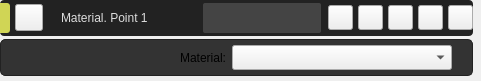
<?xml version="1.0" encoding="UTF-8"?>
<ui version="4.0">
 <class>FormDrawMaterialPointCard</class>
 <widget class="QWidget" name="FormDrawMaterialPointCard">
  <property name="geometry">
   <rect>
    <x>0</x>
    <y>0</y>
    <width>481</width>
    <height>81</height>
   </rect>
  </property>
  <property name="sizePolicy">
   <sizepolicy hsizetype="Preferred" vsizetype="Preferred">
    <horstretch>0</horstretch>
    <verstretch>0</verstretch>
   </sizepolicy>
  </property>
  <property name="windowTitle">
   <string>Form</string>
  </property>
  <property name="styleSheet">
   <string notr="true">/*Colores primarios*/
/* 
gris oscuro #222222 #333333 #444444
gris claro #999999 #DDDDDD
verde claro #C8CC8E
vinotinto #742427
*/
/*Colores secundarios */
/* 
Azules #36C9C6 #00BDB9 #77ACA2
rojos #910D3F #C70039 #F94646
naranjas #D34E24 #F28123 #F7F052
*/

/* Funetes/*

/*
italic: font: italic 9pt &quot;Ubuntu&quot;;
regular: font: 9pt &quot;Ubuntu&quot;;
light: font: 300 9pt &quot;Ubuntu&quot;;
medium: font: 500 9pt &quot;Ubuntu&quot;;
bold: font: 700 9pt &quot;Ubuntu&quot;;
*/

/****************************************************************************************************************************************************/


QLabel#label_cardNameMaterialPoint{
font: 500 9pt &quot;Ubuntu&quot;;
color: #DDDDDD;
margin-left: 10px;
}

QFrame#frame_card{
background: #222222;
border-radius:4px
}
QFrame#frame_color{
background: #D0D555;
border-top-right-radius:3px;
border-bottom-right-radius: 3px
}


QToolButton[style_material_point_card_button=&quot;1&quot;]{
background-color: transparent;
border: 1px solid #222222;
border-radius: 3px ;
}

QToolButton[style_material_point_card_button=&quot;1&quot;]:hover{ 
background-color: #444444;
}

QToolButton[style_material_point_card_button=&quot;1&quot;]:pressed{
border-top: 2px solid #222222;
border-left: 2px solid #222222;
}  


QLineEdit#lineEdit_nameMaterialPoint{
font: 9pt &quot;Ubuntu&quot;;
color: #DDDDDD;
background-color: #444444;
border-radius: 2px ;
padding-right: 6px;
padding-left: 6px;

}



QFrame#frame_edit{
background: #333333;
border: 1px solid #222222;
border-radius: 5px
}




/*◘◘◘◘◘◘◘◘◘◘◘◘◘◘◘◘◘◘           QLabel           ◘◘◘◘◘◘◘◘◘◘◘◘◘◘◘◘◘◘◘◘◘◘◘*/

QLabel[QLabelStyle=&quot;1&quot;] {
font: 700 9pt &quot;Ubuntu&quot;;
color: #DDDDDD;
}

QLabel[QLabelStyle=&quot;2&quot;] {
font: 500 9pt &quot;Ubuntu&quot;;
color: #DDDDDD;
}

QLabel[QLabelStyle=&quot;3&quot;] {
font: 300 9pt &quot;Ubuntu&quot;;
color: #DDDDDD;
}



/*◘◘◘◘◘◘◘◘◘◘◘◘◘◘◘◘◘◘           QComboBox            ◘◘◘◘◘◘◘◘◘◘◘◘◘◘◘◘◘◘◘◘◘◘◘*/
QComboBox[QComboBoxStyle=&quot;1&quot;] {
    border: none;
    background-color: #444444;
	color: #DDDDDD;
    border-radius: 2px;
    padding: 5px;
	font:  9pt &quot;Ubuntu&quot;;
    selection-background-color: #808080;
}
QComboBox[QComboBoxStyle=&quot;1&quot;] QAbstractItemView {
    border: none;
    background-color: #404040;
    color: white;
    selection-background-color: #808080;
    font: 700 9pt &quot;Ubuntu&quot;;
}



QComboBox[QComboBoxStyle=&quot;2&quot;] {
    border: none;
    background-color: transparent;
	color: #DDDDDD;
    border-radius: 2px;
    padding: 5px;
	font:  9pt &quot;Ubuntu&quot;;
    selection-background-color: #808080;
}

QComboBox[QComboBoxStyle=&quot;2&quot;]::down-arrow {
    /* Para ocultar la flecha de selección */
    width: 0;
    height: 0;
    padding: 0;
    border: none;
}


</string>
  </property>
  <layout class="QVBoxLayout" name="verticalLayout">
   <property name="spacing">
    <number>3</number>
   </property>
   <property name="leftMargin">
    <number>0</number>
   </property>
   <property name="topMargin">
    <number>0</number>
   </property>
   <property name="rightMargin">
    <number>8</number>
   </property>
   <property name="bottomMargin">
    <number>5</number>
   </property>
   <item>
    <widget class="QFrame" name="frame_card">
     <property name="sizePolicy">
      <sizepolicy hsizetype="Preferred" vsizetype="Fixed">
       <horstretch>0</horstretch>
       <verstretch>0</verstretch>
      </sizepolicy>
     </property>
     <property name="minimumSize">
      <size>
       <width>0</width>
       <height>0</height>
      </size>
     </property>
     <property name="maximumSize">
      <size>
       <width>16777215</width>
       <height>16777215</height>
      </size>
     </property>
     <property name="frameShape">
      <enum>QFrame::StyledPanel</enum>
     </property>
     <property name="frameShadow">
      <enum>QFrame::Raised</enum>
     </property>
     <layout class="QHBoxLayout" name="horizontalLayout">
      <property name="spacing">
       <number>5</number>
      </property>
      <property name="leftMargin">
       <number>0</number>
      </property>
      <property name="topMargin">
       <number>3</number>
      </property>
      <property name="rightMargin">
       <number>0</number>
      </property>
      <property name="bottomMargin">
       <number>3</number>
      </property>
      <item>
       <widget class="QFrame" name="frame_color">
        <property name="minimumSize">
         <size>
          <width>10</width>
          <height>30</height>
         </size>
        </property>
        <property name="maximumSize">
         <size>
          <width>10</width>
          <height>30</height>
         </size>
        </property>
        <property name="frameShape">
         <enum>QFrame::StyledPanel</enum>
        </property>
        <property name="frameShadow">
         <enum>QFrame::Raised</enum>
        </property>
       </widget>
      </item>
      <item>
       <widget class="QToolButton" name="toolButton_colorMaterialPoint">
        <property name="text">
         <string/>
        </property>
        <property name="icon">
         <iconset>
          <normaloff>../recursos/iconos/iconos_menu_draw_mesh/colo_picker.svg</normaloff>../recursos/iconos/iconos_menu_draw_mesh/colo_picker.svg</iconset>
        </property>
        <property name="iconSize">
         <size>
          <width>20</width>
          <height>20</height>
         </size>
        </property>
        <property name="arrowType">
         <enum>Qt::NoArrow</enum>
        </property>
        <property name="style_material_point_card_button" stdset="0">
         <string>1</string>
        </property>
       </widget>
      </item>
      <item>
       <widget class="QLabel" name="label_cardNameMaterialPoint">
        <property name="sizePolicy">
         <sizepolicy hsizetype="Fixed" vsizetype="Preferred">
          <horstretch>0</horstretch>
          <verstretch>0</verstretch>
         </sizepolicy>
        </property>
        <property name="minimumSize">
         <size>
          <width>150</width>
          <height>0</height>
         </size>
        </property>
        <property name="maximumSize">
         <size>
          <width>160</width>
          <height>16777215</height>
         </size>
        </property>
        <property name="text">
         <string>Material. Point 1</string>
        </property>
        <property name="alignment">
         <set>Qt::AlignLeading|Qt::AlignLeft|Qt::AlignVCenter</set>
        </property>
       </widget>
      </item>
      <item>
       <widget class="QLineEdit" name="lineEdit_nameMaterialPoint">
        <property name="sizePolicy">
         <sizepolicy hsizetype="Fixed" vsizetype="Preferred">
          <horstretch>0</horstretch>
          <verstretch>0</verstretch>
         </sizepolicy>
        </property>
        <property name="minimumSize">
         <size>
          <width>0</width>
          <height>0</height>
         </size>
        </property>
        <property name="maximumSize">
         <size>
          <width>160</width>
          <height>16777215</height>
         </size>
        </property>
        <property name="text">
         <string/>
        </property>
       </widget>
      </item>
      <item>
       <spacer name="horizontalSpacer">
        <property name="orientation">
         <enum>Qt::Horizontal</enum>
        </property>
        <property name="sizeHint" stdset="0">
         <size>
          <width>40</width>
          <height>20</height>
         </size>
        </property>
       </spacer>
      </item>
      <item>
       <widget class="QToolButton" name="toolButton_okMaterialPoint">
        <property name="sizePolicy">
         <sizepolicy hsizetype="Fixed" vsizetype="Maximum">
          <horstretch>0</horstretch>
          <verstretch>0</verstretch>
         </sizepolicy>
        </property>
        <property name="minimumSize">
         <size>
          <width>25</width>
          <height>25</height>
         </size>
        </property>
        <property name="maximumSize">
         <size>
          <width>25</width>
          <height>25</height>
         </size>
        </property>
        <property name="font">
         <font>
          <family>Ubuntu</family>
          <pointsize>7</pointsize>
         </font>
        </property>
        <property name="styleSheet">
         <string notr="true"/>
        </property>
        <property name="text">
         <string/>
        </property>
        <property name="icon">
         <iconset>
          <normaloff>../recursos/iconos/iconos_generales/ok.svg</normaloff>../recursos/iconos/iconos_generales/ok.svg</iconset>
        </property>
        <property name="iconSize">
         <size>
          <width>15</width>
          <height>15</height>
         </size>
        </property>
        <property name="toolButtonStyle">
         <enum>Qt::ToolButtonIconOnly</enum>
        </property>
        <property name="style_material_point_card_button" stdset="0">
         <number>1</number>
        </property>
       </widget>
      </item>
      <item>
       <widget class="QToolButton" name="toolButton_exitMaterialPoint">
        <property name="sizePolicy">
         <sizepolicy hsizetype="Fixed" vsizetype="Maximum">
          <horstretch>0</horstretch>
          <verstretch>0</verstretch>
         </sizepolicy>
        </property>
        <property name="minimumSize">
         <size>
          <width>25</width>
          <height>25</height>
         </size>
        </property>
        <property name="maximumSize">
         <size>
          <width>25</width>
          <height>25</height>
         </size>
        </property>
        <property name="font">
         <font>
          <family>Ubuntu</family>
          <pointsize>7</pointsize>
         </font>
        </property>
        <property name="styleSheet">
         <string notr="true"/>
        </property>
        <property name="text">
         <string/>
        </property>
        <property name="icon">
         <iconset>
          <normaloff>../recursos/iconos/iconos_generales/exit_2.svg</normaloff>../recursos/iconos/iconos_generales/exit_2.svg</iconset>
        </property>
        <property name="iconSize">
         <size>
          <width>15</width>
          <height>15</height>
         </size>
        </property>
        <property name="toolButtonStyle">
         <enum>Qt::ToolButtonIconOnly</enum>
        </property>
        <property name="style_material_point_card_button" stdset="0">
         <number>1</number>
        </property>
       </widget>
      </item>
      <item>
       <widget class="QToolButton" name="toolButton_editMaterialPoint">
        <property name="sizePolicy">
         <sizepolicy hsizetype="Fixed" vsizetype="Maximum">
          <horstretch>0</horstretch>
          <verstretch>0</verstretch>
         </sizepolicy>
        </property>
        <property name="minimumSize">
         <size>
          <width>25</width>
          <height>25</height>
         </size>
        </property>
        <property name="maximumSize">
         <size>
          <width>25</width>
          <height>25</height>
         </size>
        </property>
        <property name="font">
         <font>
          <family>Ubuntu</family>
          <pointsize>7</pointsize>
         </font>
        </property>
        <property name="styleSheet">
         <string notr="true"/>
        </property>
        <property name="text">
         <string/>
        </property>
        <property name="icon">
         <iconset>
          <normaloff>../recursos/iconos/iconos_generales/edit.svg</normaloff>../recursos/iconos/iconos_generales/edit.svg</iconset>
        </property>
        <property name="iconSize">
         <size>
          <width>15</width>
          <height>15</height>
         </size>
        </property>
        <property name="toolButtonStyle">
         <enum>Qt::ToolButtonIconOnly</enum>
        </property>
        <property name="style_material_point_card_button" stdset="0">
         <number>1</number>
        </property>
       </widget>
      </item>
      <item>
       <widget class="QToolButton" name="toolButton_showHideMaterialPoint">
        <property name="sizePolicy">
         <sizepolicy hsizetype="Fixed" vsizetype="Maximum">
          <horstretch>25</horstretch>
          <verstretch>25</verstretch>
         </sizepolicy>
        </property>
        <property name="minimumSize">
         <size>
          <width>25</width>
          <height>25</height>
         </size>
        </property>
        <property name="maximumSize">
         <size>
          <width>25</width>
          <height>25</height>
         </size>
        </property>
        <property name="font">
         <font>
          <family>Ubuntu</family>
          <pointsize>7</pointsize>
         </font>
        </property>
        <property name="styleSheet">
         <string notr="true"/>
        </property>
        <property name="text">
         <string/>
        </property>
        <property name="icon">
         <iconset>
          <normaloff>../recursos/iconos/iconos_menu_draw_mesh/view.svg</normaloff>../recursos/iconos/iconos_menu_draw_mesh/view.svg</iconset>
        </property>
        <property name="iconSize">
         <size>
          <width>15</width>
          <height>15</height>
         </size>
        </property>
        <property name="toolButtonStyle">
         <enum>Qt::ToolButtonIconOnly</enum>
        </property>
        <property name="style_material_point_card_button" stdset="0">
         <number>1</number>
        </property>
       </widget>
      </item>
      <item>
       <widget class="QToolButton" name="toolButton_closeMaterialPoint">
        <property name="sizePolicy">
         <sizepolicy hsizetype="Fixed" vsizetype="Maximum">
          <horstretch>0</horstretch>
          <verstretch>0</verstretch>
         </sizepolicy>
        </property>
        <property name="minimumSize">
         <size>
          <width>25</width>
          <height>25</height>
         </size>
        </property>
        <property name="maximumSize">
         <size>
          <width>25</width>
          <height>25</height>
         </size>
        </property>
        <property name="font">
         <font>
          <family>Ubuntu</family>
          <pointsize>7</pointsize>
         </font>
        </property>
        <property name="styleSheet">
         <string notr="true"/>
        </property>
        <property name="text">
         <string/>
        </property>
        <property name="icon">
         <iconset>
          <normaloff>../recursos/iconos/iconos_consola/exit.svg</normaloff>../recursos/iconos/iconos_consola/exit.svg</iconset>
        </property>
        <property name="iconSize">
         <size>
          <width>15</width>
          <height>15</height>
         </size>
        </property>
        <property name="toolButtonStyle">
         <enum>Qt::ToolButtonIconOnly</enum>
        </property>
        <property name="style_material_point_card_button" stdset="0">
         <number>1</number>
        </property>
       </widget>
      </item>
     </layout>
    </widget>
   </item>
   <item>
    <widget class="QFrame" name="frame_edit">
     <property name="frameShape">
      <enum>QFrame::StyledPanel</enum>
     </property>
     <property name="frameShadow">
      <enum>QFrame::Raised</enum>
     </property>
     <layout class="QHBoxLayout" name="horizontalLayout_2">
      <property name="leftMargin">
       <number>5</number>
      </property>
      <property name="topMargin">
       <number>5</number>
      </property>
      <property name="rightMargin">
       <number>20</number>
      </property>
      <property name="bottomMargin">
       <number>5</number>
      </property>
      <item>
       <widget class="QLabel" name="label_textPointMaterialProperty">
        <property name="minimumSize">
         <size>
          <width>80</width>
          <height>0</height>
         </size>
        </property>
        <property name="text">
         <string>Material:</string>
        </property>
        <property name="alignment">
         <set>Qt::AlignRight|Qt::AlignTrailing|Qt::AlignVCenter</set>
        </property>
        <property name="QLabelStyle" stdset="0">
         <number>3</number>
        </property>
       </widget>
      </item>
      <item>
       <widget class="QComboBox" name="comboBox_PointMaterialProperty">
        <property name="minimumSize">
         <size>
          <width>0</width>
          <height>25</height>
         </size>
        </property>
        <property name="focusPolicy">
         <enum>Qt::WheelFocus</enum>
        </property>
        <property name="QComboBoxStyle" stdset="0">
         <number>1</number>
        </property>
       </widget>
      </item>
     </layout>
    </widget>
   </item>
  </layout>
 </widget>
 <resources/>
 <connections/>
</ui>
